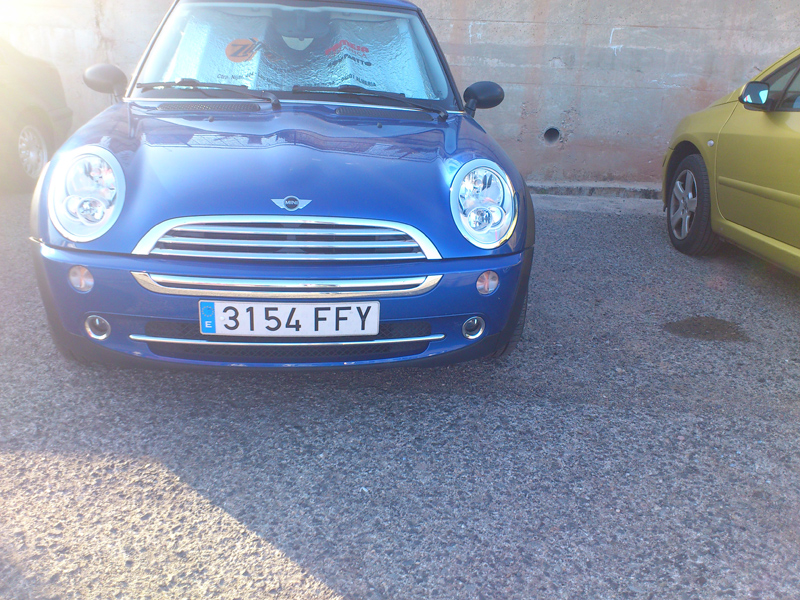
//> input picture src/MasteringOpenCV/Chapter 6/test/3154FFY.JPG, 800 x 600 px, given in place of 0.jpg, which was not available
$ ./trainOCR test/3154FFY.JPG   (built with g++ and OpenCV 4)
//> lines starting //> are read from the running program, lines starting //| are printed output that depends on the picture; pictures that were not available may be replaced by others from this repository, and a replacement may not be noted
### src/MasteringOpenCV/Chapter 6/Plate.h
#ifndef Plate_h
#define Plate_h

#include <string.h>
#include <vector>

#include <cv.h>
#include <highgui.h>
#include <cvaux.h>

using namespace std;
using namespace cv;

class Plate{
	public:
		Plate();
		Plate(Mat img, Rect pos);
        string str();
        Rect position;
        Mat plateImg;
        vector<char> chars;
        vector<Rect> charsPos;
};

#endif

### src/MasteringOpenCV/Chapter 6/OCR.h
#ifndef OCR_h
#define OCR_h

#include <string.h>
#include <vector>

#include "Plate.h"

#include <cv.h>
#include <highgui.h>
#include <cvaux.h>
#include <ml.h>

using namespace std;
using namespace cv;


#define HORIZONTAL	1
#define VERTICAL	0

class CharSegment{
public:
	CharSegment();
	CharSegment(Mat i, Rect p);
	Mat img;
	Rect pos;
};

class OCR{
	public:
		bool DEBUG;
		bool saveSegments;
		string filename;
		static const int numCharacters;
		static const char strCharacters[];
		OCR(string trainFile);
		OCR();
		string run(Plate *input);
		int charSize;
		Mat preprocessChar(Mat in);
		int classify(Mat f);
		void train(Mat trainData, Mat trainClasses, int nlayers);
		int classifyKnn(Mat f);
		void trainKnn(Mat trainSamples, Mat trainClasses, int k);
		Mat features(Mat input, int size);

	private:
		bool trained;
		vector<CharSegment> segment(Plate input);
		Mat Preprocess(Mat in, int newSize);
		Mat getVisualHistogram(Mat *hist, int type);
		void drawVisualFeatures(Mat character, Mat hhist, Mat vhist, Mat lowData);
		Mat ProjectedHistogram(Mat img, int t);
		bool verifySizes(Mat r);
		CvANN_MLP  ann;
		CvKNearest knnClassifier;
		int K;
};

#endif

### src/MasteringOpenCV/Chapter 6/OCR.cpp
#include "OCR.h"

const char OCR::strCharacters[] = {'0','1','2','3','4','5','6','7','8','9','B', 'C', 'D', 'F', 'G', 'H', 'J', 'K', 'L', 'M', 'N', 'P', 'R', 'S', 'T', 'V', 'W', 'X', 'Y', 'Z'};
const int OCR::numCharacters=30;

CharSegment::CharSegment(){}
// [4 lines left out: function CharSegment, not called in this run]

OCR::OCR(){
	DEBUG=false;
	trained=false;
	saveSegments=false;
	charSize=20;
}
// [115 lines left out: functions OCR, preprocessChar, verifySizes, segment, not called in this run]

Mat OCR::ProjectedHistogram(Mat img, int t)
{
	int sz=(t)?img.rows:img.cols;
	Mat mhist=Mat::zeros(1,sz,CV_32F);

	for(int j=0; j<sz; j++){
		Mat data=(t)?img.row(j):img.col(j);
		mhist.at<float>(j)=countNonZero(data);
	}

	//Normalize histogram
	double min, max;
	minMaxLoc(mhist, &min, &max);

	if(max>0)
		mhist.convertTo(mhist,-1 , 1.0f/max, 0);

	return mhist;
}

// [93 lines left out: functions getVisualHistogram, drawVisualFeatures, not called in this run]

Mat OCR::features(Mat in, int sizeData){
	//Histogram features
	Mat vhist=ProjectedHistogram(in,VERTICAL);
	Mat hhist=ProjectedHistogram(in,HORIZONTAL);

	//Low data feature
	Mat lowData;
	resize(in, lowData, Size(sizeData, sizeData) );

	if(DEBUG)
		drawVisualFeatures(in, hhist, vhist, lowData);


	//Last 10 is the number of moments components
	int numCols=vhist.cols+hhist.cols+lowData.cols*lowData.cols;

	Mat out=Mat::zeros(1,numCols,CV_32F);
	//Asign values to feature
	int j=0;
	for(int i=0; i<vhist.cols; i++)
	{
		out.at<float>(j)=vhist.at<float>(i);
		j++;
	}
	for(int i=0; i<hhist.cols; i++)
	{
		out.at<float>(j)=hhist.at<float>(i);
		j++;
	}
	for(int x=0; x<lowData.cols; x++)
	{
		for(int y=0; y<lowData.rows; y++){
			out.at<float>(j)=(float)lowData.at<unsigned char>(x,y);
			j++;
		}
	}
	if(DEBUG)
		cout << out << "\n===========================================\n";
	return out;
}

// [73 lines left out: functions train, classify, classifyKnn, trainKnn, run, not called in this run]

### src/MasteringOpenCV/Chapter 6/trainOCR.cpp
// Main entry code OpenCV

#include <cv.h>
#include <highgui.h>
#include <cvaux.h>

#include "OCR.h"

#include <iostream>
#include <vector>

using namespace std;
using namespace cv;

const int numFilesChars[]={35, 40, 42, 41, 42, 33, 30, 31, 49, 44, 30, 24, 21, 20, 34, 9, 10, 3, 11, 3, 15, 4, 9, 12, 10, 21, 18, 8, 15, 7};

int main ( int argc, char** argv )
{
	cout << "OpenCV Training OCR Automatic Number Plate Recognition\n";
	cout << "\n";

	char* path;

	//Check if user specify image to process
	if(argc >= 1 )
	{
		path= argv[1];

	}else{
		cout << "Usage:\n" << argv[0] << " <path to chars folders files> \n";
		return 0;
	}


	Mat classes;
	Mat trainingDataf5;
	Mat trainingDataf10;
	Mat trainingDataf15;
	Mat trainingDataf20;

	vector<int> trainingLabels;
	OCR ocr;

	for(int i=0; i< OCR::numCharacters; i++)
	{
		int numFiles=numFilesChars[i];
		for(int j=0; j< numFiles; j++){
			cout << "Character "<< OCR::strCharacters[i] << " file: " << j << "\n";
			stringstream ss(stringstream::in | stringstream::out);
			ss << path << OCR::strCharacters[i] << "/" << j << ".jpg";
			Mat img=imread(ss.str(), 0);
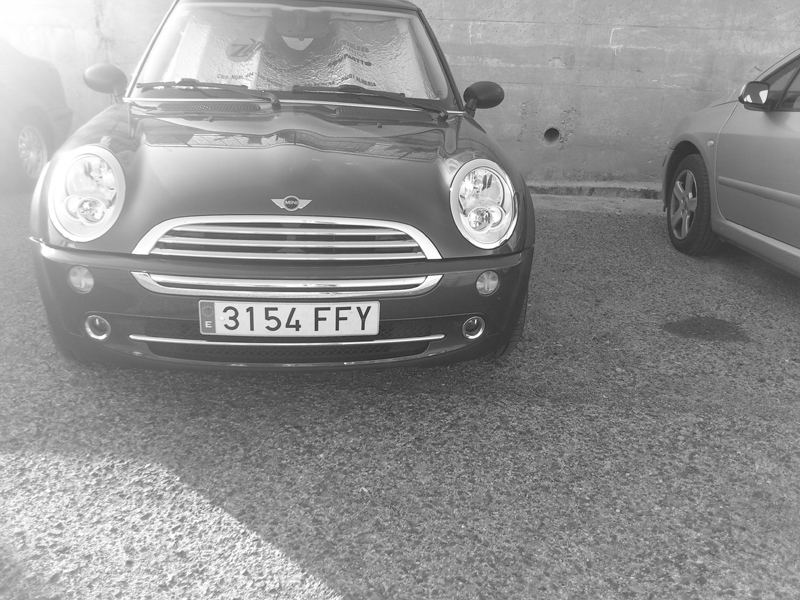
//> img: 600 rows x 800 cols, CV_8UC1; min 41, max 255, mean 145
			Mat f5=ocr.features(img, 5);
//> after the loop in ProjectedHistogram, `for(int j=0; j<sz; j++)`: mhist = 800 values from 600 to 600
//> in ProjectedHistogram, `minMaxLoc(mhist, &min, &max);`: min = 600
//> in ProjectedHistogram, `mhist.convertTo(mhist,-1 , 1.0f/max, 0);`: mhist = 800 values from 1 to 1
//> in features, `Mat hhist=ProjectedHistogram(in,HORIZONTAL);`: hhist = 600 values from 1 to 1
//> in features, `resize(in, lowData, Size(sizeData, sizeData) );`: lowData = [[234, 191, 198, 170, 167], [247, 152, 113, 125, 107], [125, 101, 81, 106, 104], [141, 97, 92, 107, 152], [227, 209, 127, 137, 135]]
//> after the loop in features, `for(int i=0; i<vhist.cols; i++)`: out = 1425 values, max 1 at index 0, min 0 at index 800, mean 0.561; j = 800
//> after the loop in features, `for(int i=0; i<hhist.cols; i++)`: out = 1425 values, max 1 at index 0, min 0 at index 1400, mean 0.982; j = 1400
//> the loop in features, `for(int x=0; x<lowData.cols; x++)` made 5 passes
//> j on passes 1 to 5: 1405, 1410, 1415, 1420, 1425
//> after the loop in features, `for(int x=0; x<lowData.cols; x++)`: out = 1425 values, max 247 at index 1405, min 1 at index 0, mean 3.54; j = 1425
//> f5 has the same summary as out in features
			Mat f10=ocr.features(img, 10);
//> the loop in features (call 2), `for(int x=0; x<lowData.cols; x++)` made 10 passes
//> j on passes 1 to 10: 1410, 1420, 1430, 1440, 1450, 1460, 1470, 1480, 1490, 1500
//> f10 = 1500 values, max 252 at index 1400, min 1 at index 0, mean 10.38
			Mat f15=ocr.features(img, 15);
//> f15 = 1625 values, max 253 at index 1400, min 1 at index 0, mean 20.87
			Mat f20=ocr.features(img, 20);
//> call 4 of features, with sizeData = 20
//> in features (call 4), `resize(in, lowData, Size(sizeData, sizeData) );`:
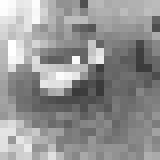
//> lowData: 20 rows x 20 cols, CV_8UC1 (shown 8 times larger); min 57, max 255, mean 147.3
//> after the loop in features (call 4), `for(int i=0; i<vhist.cols; i++)`: out = 1800 values, max 1 at index 0, min 0 at index 800, mean 0.444; j = 800
//> after the loop in features (call 4), `for(int i=0; i<hhist.cols; i++)`: out = 1800 values, max 1 at index 0, min 0 at index 1400, mean 0.778; j = 1400
//> the loop in features (call 4), `for(int x=0; x<lowData.cols; x++)` made 20 passes
//> j on passes 1 to 12: 1420, 1440, 1460, 1480, 1500, 1520, 1540, 1560, 1580, 1600, 1620, 1640
//> after the loop in features (call 4), `for(int x=0; x<lowData.cols; x++)`: out = 1800 values, max 255 at index 1501, min 1 at index 0, mean 33.5; j = 1800
//> f20 has the same summary as out in features

			trainingDataf5.push_back(f5);
//> trainingDataf5 = 1425 values, max 247 at index 1405, min 1 at index 0, mean 3.54
			trainingDataf10.push_back(f10);
//> trainingDataf10 has the same summary as f10
			trainingDataf15.push_back(f15);
//> trainingDataf15 has the same summary as f15
			trainingDataf20.push_back(f20);
//> trainingDataf20 has the same summary as out in features
//> (the run ends here: the program stops with an error, at `resize(in, lowData, Size(sizeData, sizeData) );`)

$ run again, on src/MasteringOpenCV/Chapter 6/test/3266CNT.JPG
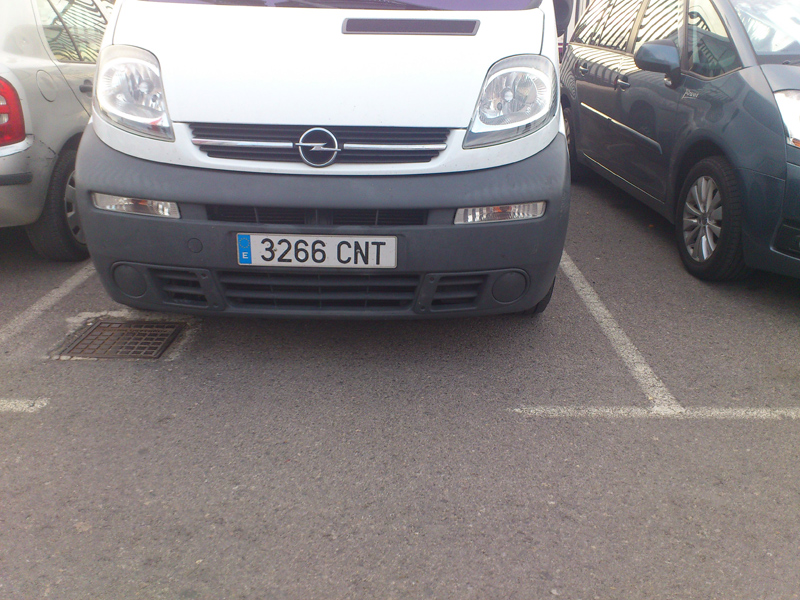
//> input picture src/MasteringOpenCV/Chapter 6/test/3266CNT.JPG, 800 x 600 px, given in place of 0.jpg, which was not available
//> after the loop in ProjectedHistogram, `for(int j=0; j<sz; j++)`: mhist = 800 values from 600 to 600
//> min = 600
//> in ProjectedHistogram, `mhist.convertTo(mhist,-1 , 1.0f/max, 0);`: mhist = 800 values from 1 to 1
//> hhist = 600 values from 1 to 1
//> lowData = [[141, 255, 255, 112, 114], [140, 115, 106, 128, 49], [103, 40, 35, 100, 88], [132, 126, 127, 122, 140], [143, 131, 132, 125, 133]]
//> after the loop in features, `for(int i=0; i<vhist.cols; i++)`: out = 1425 values, max 1 at index 0, min 0 at index 800, mean 0.561; j = 800
//> after the loop in features, `for(int i=0; i<hhist.cols; i++)`: out = 1425 values, max 1 at index 0, min 0 at index 1400, mean 0.982; j = 1400
//> the loop in features, `for(int x=0; x<lowData.cols; x++)` made 5 passes
//> j on passes 1 to 5: 1405, 1410, 1415, 1420, 1425
//> after the loop in features, `for(int x=0; x<lowData.cols; x++)`: out = 1425 values, max 255 at index 1401, min 1 at index 0, mean 3.15; j = 1425
//> f5 has the same summary as out in features
//> the loop in features (call 2), `for(int x=0; x<lowData.cols; x++)` made 10 passes
//> j on passes 1 to 8: 1410, 1420, 1430, 1440, 1450, 1460, 1470, 1480
//> f10 = 1500 values, max 255 at index 1401, min 1 at index 0, mean 9.44
//> f15 = 1625 values, max 255 at index 1402, min 1 at index 0, mean 18.57
//> in features (call 4), `resize(in, lowData, Size(sizeData, sizeData) );`:
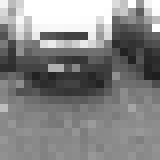
//> lowData: 20 rows x 20 cols, CV_8UC1 (shown 8 times larger); min 30, max 255, mean 133.1
//> after the loop in features (call 4), `for(int i=0; i<vhist.cols; i++)`: out = 1800 values, max 1 at index 0, min 0 at index 800, mean 0.444; j = 800
//> after the loop in features (call 4), `for(int i=0; i<hhist.cols; i++)`: out = 1800 values, max 1 at index 0, min 0 at index 1400, mean 0.778; j = 1400
//> the loop in features (call 4), `for(int x=0; x<lowData.cols; x++)` made 20 passes
//> j on passes 1 to 8: 1420, 1440, 1460, 1480, 1500, 1520, 1540, 1560
//> after the loop in features (call 4), `for(int x=0; x<lowData.cols; x++)`: out = 1800 values, max 255 at index 1403, min 1 at index 0, mean 30.36; j = 1800
//> f20 has the same summary as out in features
//> trainingDataf5 = 1425 values, max 255 at index 1401, min 1 at index 0, mean 3.15
//> trainingDataf10 has the same summary as f10
//> trainingDataf15 has the same summary as f15
//> trainingDataf20 has the same summary as out in features

$ run again, on src/MasteringOpenCV/Chapter 6/test/3732FWW.JPG
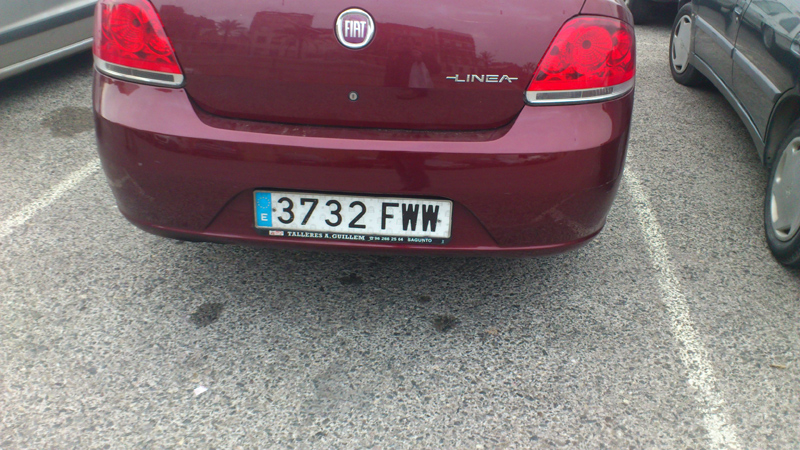
//> input picture src/MasteringOpenCV/Chapter 6/test/3732FWW.JPG, 800 x 450 px, given in place of 0.jpg, which was not available
//> `Mat img=imread(ss.str(), 0);`:
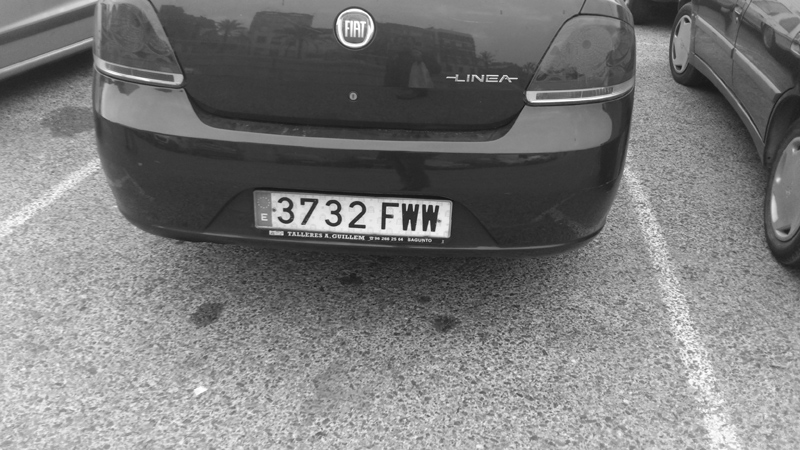
//> img: 450 rows x 800 cols, CV_8UC1; min 19, max 255, mean 122.9
//> after the loop in ProjectedHistogram, `for(int j=0; j<sz; j++)`: mhist = 800 values from 450 to 450
//> min = 450
//> in ProjectedHistogram, `mhist.convertTo(mhist,-1 , 1.0f/max, 0);`: mhist = 800 values from 1 to 1
//> hhist = 450 values from 1 to 1
//> lowData = [[167, 73, 67, 130, 106], [171, 139, 59, 133, 110], [173, 53, 230, 50, 137], [196, 115, 88, 158, 157], [187, 157, 181, 177, 201]]
//> after the loop in features, `for(int i=0; i<vhist.cols; i++)`: out = 1275 values, max 1 at index 0, min 0 at index 800, mean 0.627; j = 800
//> after the loop in features, `for(int i=0; i<hhist.cols; i++)`: out = 1275 values, max 1 at index 0, min 0 at index 1250, mean 0.98; j = 1250
//> the loop in features, `for(int x=0; x<lowData.cols; x++)` made 5 passes
//> j on passes 1 to 5: 1255, 1260, 1265, 1270, 1275
//> after the loop in features, `for(int x=0; x<lowData.cols; x++)`: out = 1275 values, max 230 at index 1262, min 1 at index 0, mean 3.66; j = 1275
//> f5 has the same summary as out in features
//> the loop in features (call 2), `for(int x=0; x<lowData.cols; x++)` made 10 passes
//> j on passes 1 to 8: 1260, 1270, 1280, 1290, 1300, 1310, 1320, 1330
//> f10 = 1350 values, max 240 at index 1290, min 1 at index 0, mean 9.78
//> f15 = 1475 values, max 242 at index 1473, min 1 at index 0, mean 19.47
//> in features (call 4), `resize(in, lowData, Size(sizeData, sizeData) );`:
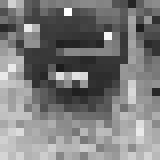
//> lowData: 20 rows x 20 cols, CV_8UC1 (shown 8 times larger); min 28, max 254, mean 123.4
//> after the loop in features (call 4), `for(int i=0; i<vhist.cols; i++)`: out = 1650 values, max 1 at index 0, min 0 at index 800, mean 0.485; j = 800
//> after the loop in features (call 4), `for(int i=0; i<hhist.cols; i++)`: out = 1650 values, max 1 at index 0, min 0 at index 1250, mean 0.758; j = 1250
//> the loop in features (call 4), `for(int x=0; x<lowData.cols; x++)` made 20 passes
//> j on passes 1 to 8: 1270, 1290, 1310, 1330, 1350, 1370, 1390, 1410
//> after the loop in features (call 4), `for(int x=0; x<lowData.cols; x++)`: out = 1650 values, max 254 at index 1278, min 1 at index 0, mean 30.67; j = 1650
//> f20 has the same summary as out in features
//> trainingDataf5 = 1275 values, max 230 at index 1262, min 1 at index 0, mean 3.66
//> trainingDataf10 has the same summary as f10
//> trainingDataf15 has the same summary as f15
//> trainingDataf20 has the same summary as out in features
